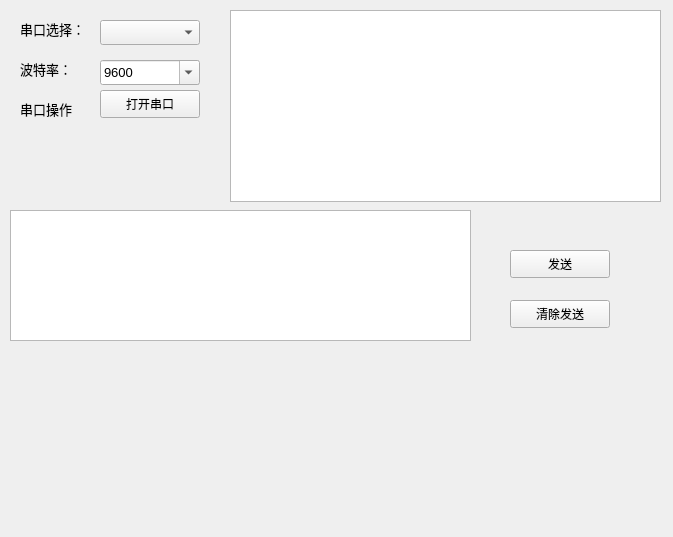
<?xml version="1.0" encoding="UTF-8"?>
<ui version="4.0">
 <class>MainWindow</class>
 <widget class="QMainWindow" name="MainWindow">
  <property name="windowModality">
   <enum>Qt::NonModal</enum>
  </property>
  <property name="enabled">
   <bool>true</bool>
  </property>
  <property name="geometry">
   <rect>
    <x>0</x>
    <y>0</y>
    <width>673</width>
    <height>537</height>
   </rect>
  </property>
  <property name="windowTitle">
   <string>MainWindow</string>
  </property>
  <property name="toolButtonStyle">
   <enum>Qt::ToolButtonTextOnly</enum>
  </property>
  <property name="animated">
   <bool>true</bool>
  </property>
  <property name="documentMode">
   <bool>false</bool>
  </property>
  <widget class="QWidget" name="centralwidget">
   <widget class="QLabel" name="Select_Label">
    <property name="geometry">
     <rect>
      <x>20</x>
      <y>20</y>
      <width>81</width>
      <height>18</height>
     </rect>
    </property>
    <property name="font">
     <font>
      <family>宋体</family>
      <pointsize>10</pointsize>
     </font>
    </property>
    <property name="text">
     <string>串口选择：</string>
    </property>
   </widget>
   <widget class="QLabel" name="BaudRate_Label">
    <property name="geometry">
     <rect>
      <x>20</x>
      <y>60</y>
      <width>68</width>
      <height>18</height>
     </rect>
    </property>
    <property name="font">
     <font>
      <family>宋体</family>
      <pointsize>10</pointsize>
     </font>
    </property>
    <property name="text">
     <string>波特率：</string>
    </property>
   </widget>
   <widget class="QComboBox" name="Select_Box">
    <property name="geometry">
     <rect>
      <x>100</x>
      <y>20</y>
      <width>100</width>
      <height>25</height>
     </rect>
    </property>
    <property name="font">
     <font>
      <pointsize>10</pointsize>
     </font>
    </property>
    <property name="editable">
     <bool>false</bool>
    </property>
   </widget>
   <widget class="QComboBox" name="BaudRate_Box">
    <property name="geometry">
     <rect>
      <x>100</x>
      <y>60</y>
      <width>100</width>
      <height>25</height>
     </rect>
    </property>
    <property name="font">
     <font>
      <pointsize>10</pointsize>
     </font>
    </property>
    <property name="editable">
     <bool>true</bool>
    </property>
    <item>
     <property name="text">
      <string>9600</string>
     </property>
    </item>
    <item>
     <property name="text">
      <string>19200</string>
     </property>
    </item>
    <item>
     <property name="text">
      <string>38400</string>
     </property>
    </item>
    <item>
     <property name="text">
      <string>115200</string>
     </property>
    </item>
   </widget>
   <widget class="QLabel" name="Operate_Label">
    <property name="geometry">
     <rect>
      <x>20</x>
      <y>100</y>
      <width>75</width>
      <height>18</height>
     </rect>
    </property>
    <property name="font">
     <font>
      <family>宋体</family>
      <pointsize>10</pointsize>
     </font>
    </property>
    <property name="text">
     <string>串口操作</string>
    </property>
   </widget>
   <widget class="QPushButton" name="Operate_Button">
    <property name="geometry">
     <rect>
      <x>100</x>
      <y>90</y>
      <width>100</width>
      <height>28</height>
     </rect>
    </property>
    <property name="text">
     <string>打开串口</string>
    </property>
   </widget>
   <widget class="QTextBrowser" name="DisplayTXT_Brower">
    <property name="geometry">
     <rect>
      <x>230</x>
      <y>10</y>
      <width>431</width>
      <height>192</height>
     </rect>
    </property>
    <property name="font">
     <font>
      <pointsize>10</pointsize>
     </font>
    </property>
   </widget>
   <widget class="QTextEdit" name="SerialInput0_Edit">
    <property name="geometry">
     <rect>
      <x>10</x>
      <y>210</y>
      <width>461</width>
      <height>131</height>
     </rect>
    </property>
   </widget>
   <widget class="QPushButton" name="SerialSend_Button">
    <property name="geometry">
     <rect>
      <x>510</x>
      <y>250</y>
      <width>100</width>
      <height>28</height>
     </rect>
    </property>
    <property name="text">
     <string>发送</string>
    </property>
   </widget>
   <widget class="QPushButton" name="SendClear_Button">
    <property name="geometry">
     <rect>
      <x>510</x>
      <y>300</y>
      <width>100</width>
      <height>28</height>
     </rect>
    </property>
    <property name="text">
     <string>清除发送</string>
    </property>
   </widget>
  </widget>
 </widget>
 <resources/>
 <connections/>
</ui>
